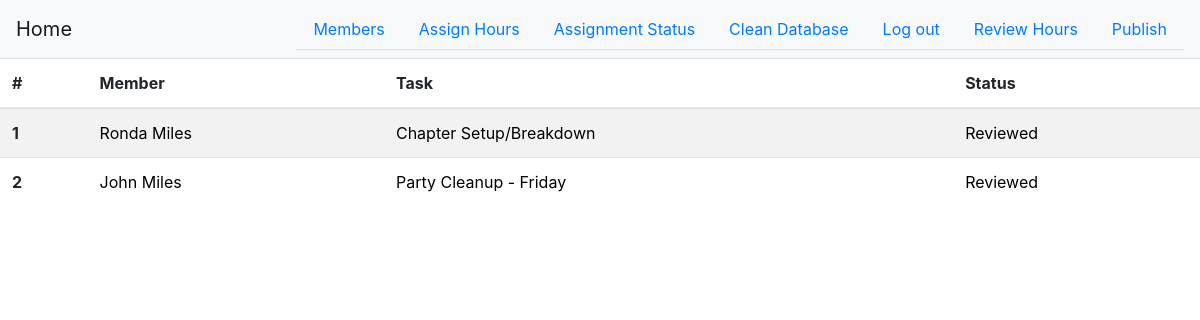
The app's page /assignment_status (signed in), older data.
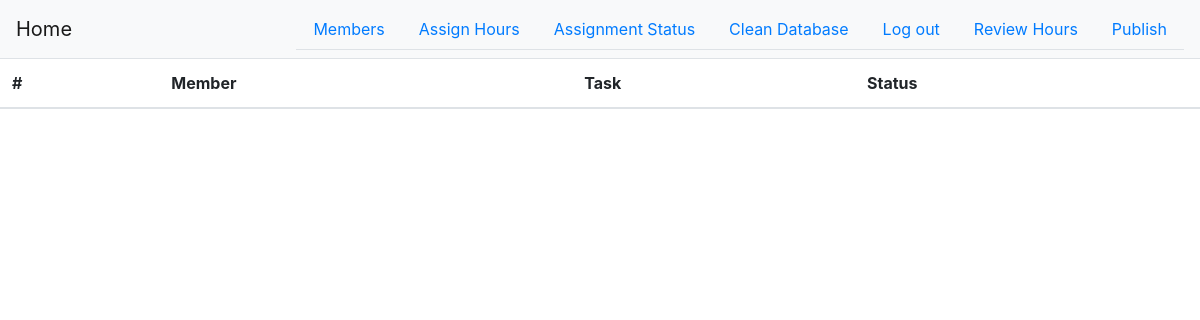
The same page, newer data.
### app.py (models this page shows, shortened)
class Member(db.Model):
    id = db.Column(db.Integer, primary_key=True)
    first = db.Column(db.Text)
    last = db.Column(db.Text)
    phone = db.Column(db.Text)
    email = db.Column(db.Text)
    status = db.Column(db.Text)
    active = db.Column(db.Boolean)
    hours = db.Column(db.Integer)
    assigned = db.Column(db.Boolean)

class CleanupHour(db.Model):
    id = db.Column(db.Integer, primary_key=True)
    name = db.Column(db.Text)
    task_id = db.Column(db.Integer)
    day = db.Column(db.Text)
    due_time = db.Column(db.Text)
    worth = db.Column(db.Integer)
    difficulty = db.Column(db.Integer)
    link = db.Column(db.Text)

class Assignment(db.Model):
    id = db.Column(db.Integer, primary_key=True)
    member_id = db.Column(db.Integer, db.ForeignKey('member.id'))
    task_id = db.Column(db.Integer, db.ForeignKey('cleanup_hour.id'))
    phone_number = db.Column(db.Text)
    response = db.Column(db.Text)

### app.py (the view)
@app.route('/assignment_status', methods=['GET', 'POST'])
@login_required
def assignment_status():
    assignments = Assignment.query.all()
    members_list = []
    tasks = []
    try:
        for assign in assignments:
            member = Member.query.get(assign.member_id)
            task = CleanupHour.query.get(assign.task_id)
            members_list.append(member)
            tasks.append(task)
    except Exception as e:
        print(e)
        print('There was a problem generating member-cleanup hour pairs from the assignments in the database')
    enumerated = range(len(assignments))
    return render_template('assignment_status.html', members=members_list, tasks=tasks, assignments=assignments,
                           enumerated=enumerated)

### app.py (called while the page is built)
@login_manager.user_loader
def load_user(user_id):
    return User.query.get(user_id)

### templates/assignment_status.html
{% extends "base.html" %}
{% block content %}
    <table class="table table-striped">
        <thead>
        <tr>
            <th scope="col">#</th>
            <th scope="col">Member</th>
            <th scope="col">Task</th>
            <th scope="col">Status</th>
        </tr>
        </thead>
        <tbody>
        {% for i in enumerated %}
            <tr>
                <th scope="row">{{ i + 1 }}</th>
                <td>
                    <a style="color:black" href="{{ url_for('member_page',identifier=members[i].id)}}">
                        {{ members[i].first + ' ' + members[i].last }}
                    </a>
                </td>
                <td>
                    <a style="color:black" href="{{ url_for('task_page',identifier=tasks[i].id)}}">
                        {{ tasks[i].name }}
                    </a>
                </td>
                <td>
                    <a style="color:black">{{ assignments[i].response }}</a>
                </td>
            </tr>
        {% endfor %}
        </tbody>
    </table>
{% endblock %}

### templates/base.html (shortened to what this page needs)
<!DOCTYPE html>
<html lang="en">
<head>
    <link rel="stylesheet" href="https://stackpath.bootstrapcdn.com/bootstrap/4.3.1/css/bootstrap.min.css">
</head>
<body>
<nav class="navbar navbar-light bg-light">
    <a class="navbar-brand" href="{{ url_for('index')}}">Home</a>
    {% if current_user.is_authenticated %}
        <ul class="nav nav-tabs">
            <li class="nav-item">
                <a class="nav-link" href="{{ url_for('members')}}">Members<span class="sr-only">(current)</span></a>
            </li>
            <li class="nav-item">
                <a class="nav-link" href="{{ url_for('assignment')}}">Assign Hours<span class="sr-only">(current)</span></a>
            </li>
            <li class="nav-item">
                <a class="nav-link" href="{{ url_for('assignment_status')}}">Assignment Status<span class="sr-only">(current)</span></a>
            </li>
            <li class="nav-item">
                <a class="nav-link" href="{{ url_for('delete')}}">Clean Database<span class="sr-only">(current)</span></a>
            </li>
            <li class="nav-item">
                <a class="nav-link" href="{{ url_for('logout') }}">Log out<span class="sr-only">(current)</span></a>
            </li>
            <li class="nav-item">
                <a class="nav-link" href="{{ url_for('review_main') }}">Review Hours<span class="sr-only">(current)</span></a>
            </li>
            <li class="nav-item">
                <a class="nav-link" href="{{ url_for('publish') }}">Publish<span class="sr-only">(current)</span></a>
            </li>
        </ul>
    {% endif %}
</nav>
{% block content %}
{% endblock %}
</body>
</html>

Row changes from the older to the newer data that the page shows:
removed Member: first+last "Ronda Miles"
no longer on this page (row unchanged): CleanupHour: name "Chapter Setup/Breakdown"
removed Assignment: response "Reviewed"
removed Member: first+last "John Miles"
no longer on this page (row unchanged): CleanupHour: name "Party Cleanup - Friday"
removed Assignment: response "Reviewed"
Text that changed along with them:
list line gone: "1"
list line gone: "2"
